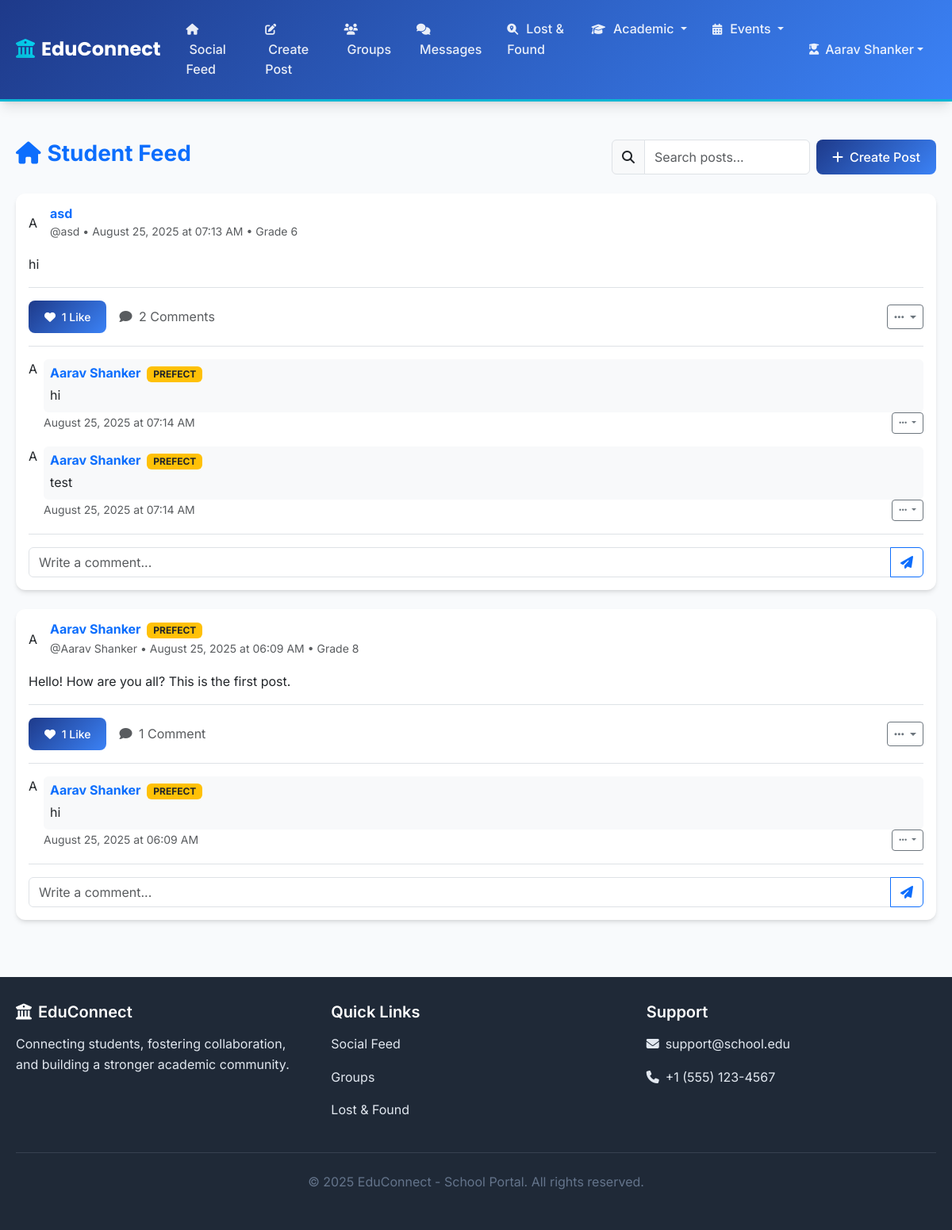
Screenshot of /student/dashboard (signed in) with the database file from the repository.
### models.py (models this page shows, shortened)
class Post(db.Model):
    id = db.Column(db.Integer, primary_key=True)
    content = db.Column(db.Text, nullable=False)
    date_posted = db.Column(db.DateTime, default=get_ist_now)
    user_id = db.Column(db.Integer, db.ForeignKey('user.id'), nullable=False)
    comments = db.relationship('Comment', backref='post', lazy='select', cascade='all, delete-orphan')
    likes = db.relationship('Like', backref='post', lazy='select', cascade='all, delete-orphan')
    @property
    def like_count(self):
        return Like.query.filter_by(post_id=self.id).count()
    def is_liked_by(self, user):
        return Like.query.filter_by(user_id=user.id, post_id=self.id).first() is not None

class User(db.Model):
    id = db.Column(db.Integer, primary_key=True)
    username = db.Column(db.String(64), unique=True, nullable=False)
    email = db.Column(db.String(120), unique=True, nullable=False)
    password_hash = db.Column(db.String(256), nullable=False)
    full_name = db.Column(db.String(100), nullable=False)
    bio = db.Column(db.Text, default='')
    is_admin = db.Column(db.Boolean, default=False, nullable=False)
    is_teacher = db.Column(db.Boolean, default=False, nullable=False)
    is_prefect = db.Column(db.Boolean, default=False, nullable=False)
    is_parent = db.Column(db.Boolean, default=False, nullable=False)  # New field for parents
    house = db.Column(db.String(20), nullable=True)  # St. Patrick, St. Raphael, St. Nicolas, St. Michael
    grade_level = db.Column(db.String(20))
    section = db.Column(db.String(1), nullable=True)  # A-I sections for both students and teachers
    subject_taught = db.Column(db.String(50), nullable=True)  # For teachers
    class_teacher_grade = db.Column(db.String(20), nullable=True)  # Grade this teacher is class teacher of
    class_teacher_section = db.Column(db.String(1), nullable=True)  # Section this teacher is class teacher of
    points = db.Column(db.Integer, default=12, nullable=False)  # Student points system - default 12
    is_limited = db.Column(db.Boolean, default=False, nullable=False)  # Limitation status
    limit_reason = db.Column(db.Text)  # Reason for limitation
    limit_start_date = db.Column(db.DateTime)  # When limitation started
    limit_end_date = db.Column(db.DateTime)  # When limitation expires (None for permanent)
    limited_by_id = db.Column(db.Integer, db.ForeignKey('user.id'))  # Admin who applied limitation
    date_created = db.Column(db.DateTime, default=get_ist_now)
    posts = db.relationship('Post', backref='author', lazy='select', cascade='all, delete-orphan')
    comments = db.relationship('Comment', backref='author', lazy='select', cascade='all, delete-orphan')
    likes = db.relationship('Like', backref='user', lazy='select', cascade='all, delete-orphan')
    sent_messages = db.relationship('DirectMessage', foreign_keys='DirectMessage.sender_id', backref='sender', lazy='select', cascade='all, delete-orphan')
    received_messages = db.relationship('DirectMessage', foreign_keys='DirectMessage.receiver_id', backref='receiver', lazy='select', cascade='all, delete-orphan')
    created_groups = db.relationship('Group', foreign_keys='Group.admin_id', backref='admin', lazy='select')
    group_memberships = db.relationship('GroupMembership', backref='user', lazy='select', cascade='all, delete-orphan')
    children_relations = db.relationship('ParentChild', foreign_keys='ParentChild.parent_id', backref='parent', lazy='select', cascade='all, delete-orphan')
    parent_relations = db.relationship('ParentChild', foreign_keys='ParentChild.child_id', backref='child', lazy='select', cascade='all, delete-orphan')
    limited_by = db.relationship('User', foreign_keys=[limited_by_id], remote_side=[id], backref='users_limited')
    @property
    def unread_message_count(self):
        return DirectMessage.query.filter_by(receiver_id=self.id, is_read=False).count()
    def can_report_or_delete_user(self, target_user):
        if self.is_admin:
            return True
        if self.is_teacher:
            if target_user.is_admin:
                return False
            return True
        if self.is_prefect:
            if target_user.is_admin or target_user.is_teacher:
                return False
            if not target_user.is_student():
                return False
            return True
        return False
    def is_student(self):
        return not (self.is_admin or self.is_teacher or self.is_parent)
    def is_limited_currently(self):
        if not self.is_limited:
            return False

class Comment(db.Model):
    id = db.Column(db.Integer, primary_key=True)
    content = db.Column(db.Text, nullable=False)
    date_posted = db.Column(db.DateTime, default=get_ist_now)
    user_id = db.Column(db.Integer, db.ForeignKey('user.id'), nullable=False)
    post_id = db.Column(db.Integer, db.ForeignKey('post.id'), nullable=False)

### routes.py (the view, shortened to what this page needs)
@app.route('/student/dashboard')
def student_dashboard():
    if 'user_id' not in session:
        flash('Please log in to access the dashboard.', 'error')
        return redirect(url_for('login'))
    current_user = User.query.get(session['user_id'])
    page = request.args.get('page', 1, type=int)
    per_page = 20  # Show 20 posts per page
    posts_pagination = Post.query\
        .options(joinedload(Post.author))\
        .order_by(Post.date_posted.desc())\
        .paginate(page=page, per_page=per_page, error_out=False)
    current_user = User.query.get(session['user_id'])
    unread_count = current_user.unread_message_count
    return render_template('student_dashboard.html',
                         posts=posts_pagination.items,
                         pagination=posts_pagination,
                         current_user=current_user,
                         unread_messages=unread_count)

### templates/student_dashboard.html (shortened to what this page needs)
{% extends "base.html" %}
{% block content %}
<div class="row">
    <div class="col-12">
        <div class="d-flex justify-content-between align-items-center mb-4">
            <h1 class="h3 fw-bold text-primary">
                <i class="fas fa-home me-2"></i>Student Feed
            </h1>
            <div class="d-flex gap-2">
                <div class="input-group" style="width: 250px;">
                    <span class="input-group-text"><i class="fas fa-search"></i></span>
                    <input type="text" class="form-control" id="postSearch" placeholder="Search posts...">
                </div>
                <a href="{{ url_for('create_post') }}" class="btn btn-primary">
                    <i class="fas fa-plus me-2"></i>Create Post
                </a>
            </div>
        </div>
        {% if posts %}
            {% for post in posts %}
            <div class="card mb-4">
                <div class="card-body">
                    <div class="d-flex align-items-center mb-3">
                        <div class="avatar-circle me-3">
                            {{ post.author.full_name[0].upper() }}
                        </div>
                        <div class="flex-grow-1">
                            <h6 class="mb-0 fw-bold">
                                <a href="{{ url_for('view_user_profile', username=post.author.username) }}"
                                   class="text-decoration-none">
                                    {{ post.author.full_name }}
                                </a>
                                {% if post.author.is_admin %}
                                    <span class="badge bg-danger badge-sm ms-1">ADMIN</span>
                                {% elif post.author.is_teacher %}
                                    <span class="badge bg-success badge-sm ms-1">TEACHER</span>
                                {% elif post.author.is_prefect %}
                                    <span class="badge bg-warning text-dark badge-sm ms-1">PREFECT</span>
                                {% endif %}
                            </h6>
                            <small class="text-muted">
                                @{{ post.author.username }} • {{ post.date_posted.strftime('%B %d, %Y at %I:%M %p') }}
                                {% if post.author.grade_level %}
                                    • Grade {{ post.author.grade_level }}
                                {% endif %}
                            </small>
                        </div>
                    </div>
                    <div class="mb-3">
                        <p class="mb-0">{{ post.content }}</p>
                    </div>
                    <div class="d-flex align-items-center justify-content-between border-top pt-3">
                        <div class="d-flex align-items-center">
                            <a href="{{ url_for('like_post', post_id=post.id) }}"
                               class="btn btn-sm {{ 'btn-primary' if post.is_liked_by(current_user) else 'btn-outline-primary' }} me-3">
                                <i class="fas fa-heart me-1"></i>
                                {{ post.like_count }} {{ 'Like' if post.like_count == 1 else 'Likes' }}
                            </a>
                            <span class="text-muted">
                                <i class="fas fa-comment me-1"></i>
                                {{ post.comments|length }} {{ 'Comment' if post.comments|length == 1 else 'Comments' }}
                            </span>
                        </div>
                        {% if (current_user.is_admin or current_user.is_teacher) or (current_user.is_prefect and not (post.author.is_admin or post.author.is_teacher)) or post.user_id == current_user.id %}
                        <div class="dropdown">
                            <button class="btn btn-outline-secondary btn-sm dropdown-toggle" type="button" data-bs-toggle="dropdown">
                                <i class="fas fa-ellipsis-h"></i>
                            </button>
                        </div>
                        {% endif %}
                    </div>
                    {% if post.comments %}
                        <div class="border-top mt-3 pt-3">
                            {% for comment in post.comments %}
                                <div class="d-flex mb-3">
                                    <div class="avatar-circle-sm me-2">
                                        {{ comment.author.full_name[0].upper() }}
                                    </div>
                                    <div class="flex-grow-1">
                                        <div class="bg-light rounded p-2">
                                            <h6 class="mb-1 fw-bold">
                                                <a href="{{ url_for('view_user_profile', username=comment.author.username) }}"
                                                   class="text-decoration-none">
                                                    {{ comment.author.full_name }}
                                                </a>
                                                {% if comment.author.is_admin %}
                                                    <span class="badge bg-danger badge-sm ms-1">ADMIN</span>
                                                {% elif comment.author.is_teacher %}
                                                    <span class="badge bg-success badge-sm ms-1">TEACHER</span>
                                                {% elif comment.author.is_prefect %}
                                                    <span class="badge bg-warning text-dark badge-sm ms-1">PREFECT</span>
                                                {% endif %}
                                            </h6>
                                            <p class="mb-0">{{ comment.content }}</p>
                                        </div>
                                        <div class="d-flex align-items-center justify-content-between">
                                            <small class="text-muted">
                                                {{ comment.date_posted.strftime('%B %d, %Y at %I:%M %p') }}
                                            </small>
                                            {% if current_user.is_admin or current_user.is_teacher or (current_user.is_prefect and not (comment.author.is_admin or comment.author.is_teacher)) or comment.user_id == current_user.id %}
                                            <div class="dropdown">
                                                <button class="btn btn-sm btn-outline-secondary dropdown-toggle" type="button" data-bs-toggle="dropdown" style="font-size: 0.7rem;">
                                                    <i class="fas fa-ellipsis-h"></i>
                                                </button>
                                            </div>
                                            {% endif %}
                                        </div>
                                    </div>
                                </div>
                            {% endfor %}
                        </div>
                    {% endif %}
                    <div class="border-top mt-3 pt-3">
                        <form method="POST" action="{{ url_for('comment_post', post_id=post.id) }}">
                            <div class="input-group">
                                <input type="text" class="form-control" name="content"
                                       placeholder="Write a comment..." required>
                                <button type="submit" class="btn btn-outline-primary">
                                    <i class="fas fa-paper-plane"></i>
                                </button>
                            </div>
                        </form>
                    </div>
                </div>
            </div>
            {% endfor %}
        {% endif %}
    </div>
</div>
{% endblock %}

### rows the page displays
Post: author "A", author.full_name "asd", author.username "asd", date_posted "August 25, 2025 at 07:13 AM", author.grade_level "6", content "hi", like_count "1", like_count "Like", comments|length "2", comments "Comments"
Comment: author "A", author.full_name "Aarav Shanker", content "hi", date_posted "August 25, 2025 at 07:14 AM"
Comment: author "A", author.full_name "Aarav Shanker", content "test", date_posted "August 25, 2025 at 07:14 AM"
Post: author "A", author.full_name "Aarav Shanker", shows "PREFECT", author.username "Aarav Shanker", date_posted "August 25, 2025 at 06:09 AM", author.grade_level "8", content "Hello! How are you all? This is the first post.", like_count "1", like_count "Like", comments|length "1", comments "Comment"
Comment: author "A", author.full_name "Aarav Shanker", content "hi", date_posted "August 25, 2025 at 06:09 AM"

### other values shown
{{ session.username }} "Aarav Shanker"
